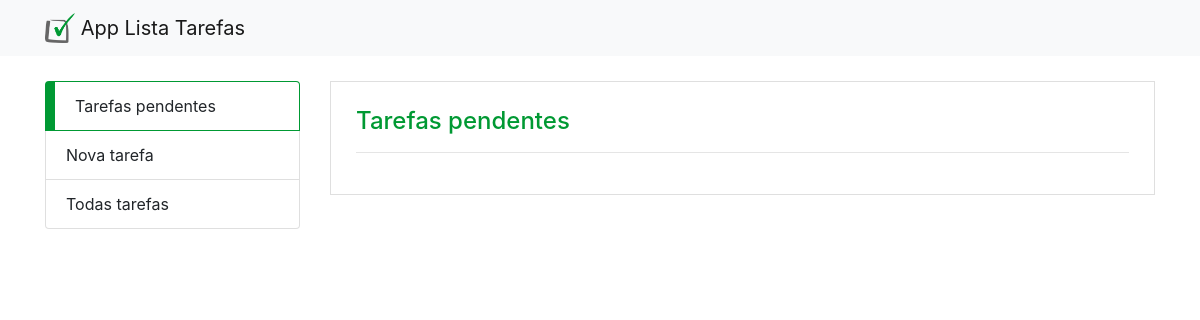
/app_lista_tarefas_public/index.php, run on an earlier commit of the app's database.
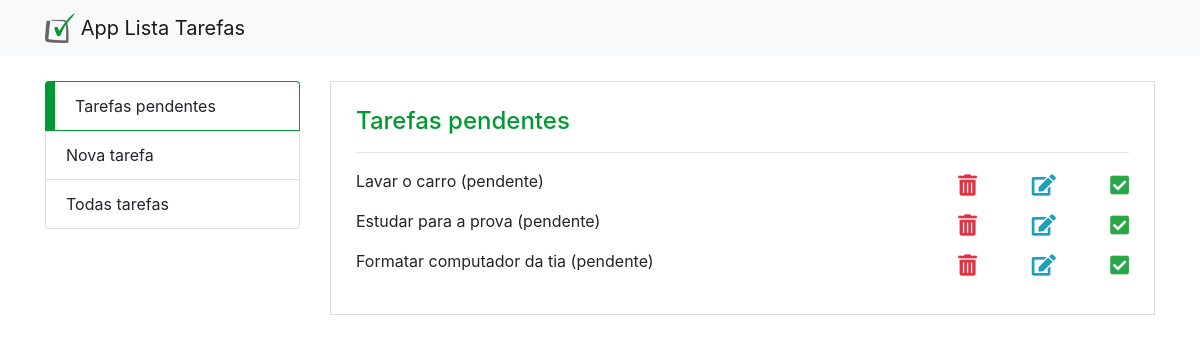
And on a later commit of the database.
### tables this page shows
CREATE TABLE `tb_tarefas` (
  `id` int(11) NOT NULL,
  `id_status` int(11) NOT NULL DEFAULT 1,
  `tarefa` text NOT NULL,
  `data_cadastrado` datetime NOT NULL DEFAULT current_timestamp()
);

CREATE TABLE `tb_status` (
  `id` int(11) NOT NULL,
  `status` varchar(25) NOT NULL
);

### app_lista_tarefa/task_controll.php (called while the page is built, shortened)
<?php
require "conn.php";
require "tarefa.service.php";
$action = isset($_GET['action']) ? $_GET['action'] : $action;
if ($action == 'inserir') {
    $task = new Task();
    $task->__set('task', $_POST['task']);
    $conn = new Connection();
    $taskService = new TaskService($conn, $task);
    $taskService->insert();
    header('Location: nova_tarefa.php?inclusao=1');
} elseif ($action == 'recuperar') {
    $task = new Task();
    $conn = new Connection();
    $taskService = new TaskService($conn, $task);
    $tasks = $taskService->read();
} elseif ($action == 'recuperarTaskPendentes') {
    $task = new Task();
    $task->__set('id_status', 1);
    $conn = new Connection();
    $taskService = new TaskService($conn, $task);
    $tasks = $taskService->readPendentesTask();
}

### app_lista_tarefa/conn.php (called while the page is built)
<?php
class Connection {
    private $host   = 'localhost';
    private $dbname = 'applistatarefa';
    private $user   = 'root';
    private $pass   = '';
    public function conn() {
        try {
            $conn = new PDO(
                "mysql:host=$this->host;dbname=$this->dbname",
                "$this->user",
                "$this->pass"
            );
            return $conn;
        } catch (PDOException $e) {
            echo '<p>'.$e->getMessage().'</p>';
        }
    }
}

### app_lista_tarefa/tarefa.service.php (called while the page is built, shortened)
<?php
class TaskService {
    private $conn;
    public function __construct(Connection $conn, Task $task)
    {
        $this->conn = $conn->conn();
    }
    public function read() {
        $q = "select t.id, s.status, t.tarefa from tb_tarefas as t left join tb_status as s on (t.id_status = s.id)";
        $stmt = $this->conn->prepare($q);
        $stmt->execute();
        return $stmt->fetchAll(PDO::FETCH_OBJ);
    }
}

### app_lista_tarefas_public/task_controll.php (called while the page is built)
<?php
require_once '../app_lista_tarefa/task_controll.php';

### app_lista_tarefas_public/index.php (the view, shortened to what this page needs)
<?php
require 'task_controll.php';
?>
<html>
<head>
	<link rel="stylesheet" href="css/estilo.css">
	<link rel="stylesheet" href="https://stackpath.bootstrapcdn.com/bootstrap/4.1.3/css/bootstrap.min.css">
	<link rel="stylesheet" href="https://use.fontawesome.com/releases/v5.3.1/css/all.css">
</head>
<body>
	<nav class="navbar navbar-light bg-light">
		<div class="container">
			<a class="navbar-brand" href="#">
				<img src="img/logo.png" width="30" height="30" class="d-inline-block align-top" alt="">
				App Lista Tarefas
			</a>
		</div>
	</nav>
	<div class="container app">
		<div class="row">
			<div class="col-md-3 menu">
				<ul class="list-group">
					<li class="list-group-item active"><a href="#">Tarefas pendentes</a></li>
					<li class="list-group-item"><a href="nova_tarefa.php">Nova tarefa</a></li>
					<li class="list-group-item"><a href="todas_tarefas.php">Todas tarefas</a></li>
				</ul>
			</div>
			<div class="col-md-9">
				<div class="container pagina">
					<div class="row">
						<div class="col">
							<h4>Tarefas pendentes</h4>
							<hr />
							<?php foreach ($tasks as $key => $task) { ?>
								<?php if ($task->status == 'pendente') { ?>
									<div class="row mb-3 d-flex align-items-center tarefa">
										<div class="col-sm-9" id="task_<?= $task->id ?>"><?= $task->tarefa ?> (<?= $task->status ?>)</div>
										<div class="col-sm-3 mt-2 d-flex justify-content-between">
											<i class="fas fa-trash-alt fa-lg text-danger" onclick="remove(<?= $task->id ?>)"></i>
											<i class="fas fa-edit fa-lg text-info" onclick="editar(<?= $task->id ?>, '<?= $task->tarefa ?>')"></i>
											<i class="fas fa-check-square fa-lg text-success" onclick="checkTask(<?= $task->id ?>)"></i>
										</div>
									</div>
								<?php } ?>
							<?php } ?>
						</div>
					</div>
				</div>
			</div>
		</div>
	</div>
</body>
</html>

What changed in the data, as far as the page shows it:
added tb_tarefas: tarefa "Lavar o carro", id_status.status "pendente"
added tb_tarefas: tarefa "Estudar para a prova", id_status.status "pendente"
added tb_tarefas: tarefa "Formatar computador da tia", id_status.status "pendente"
